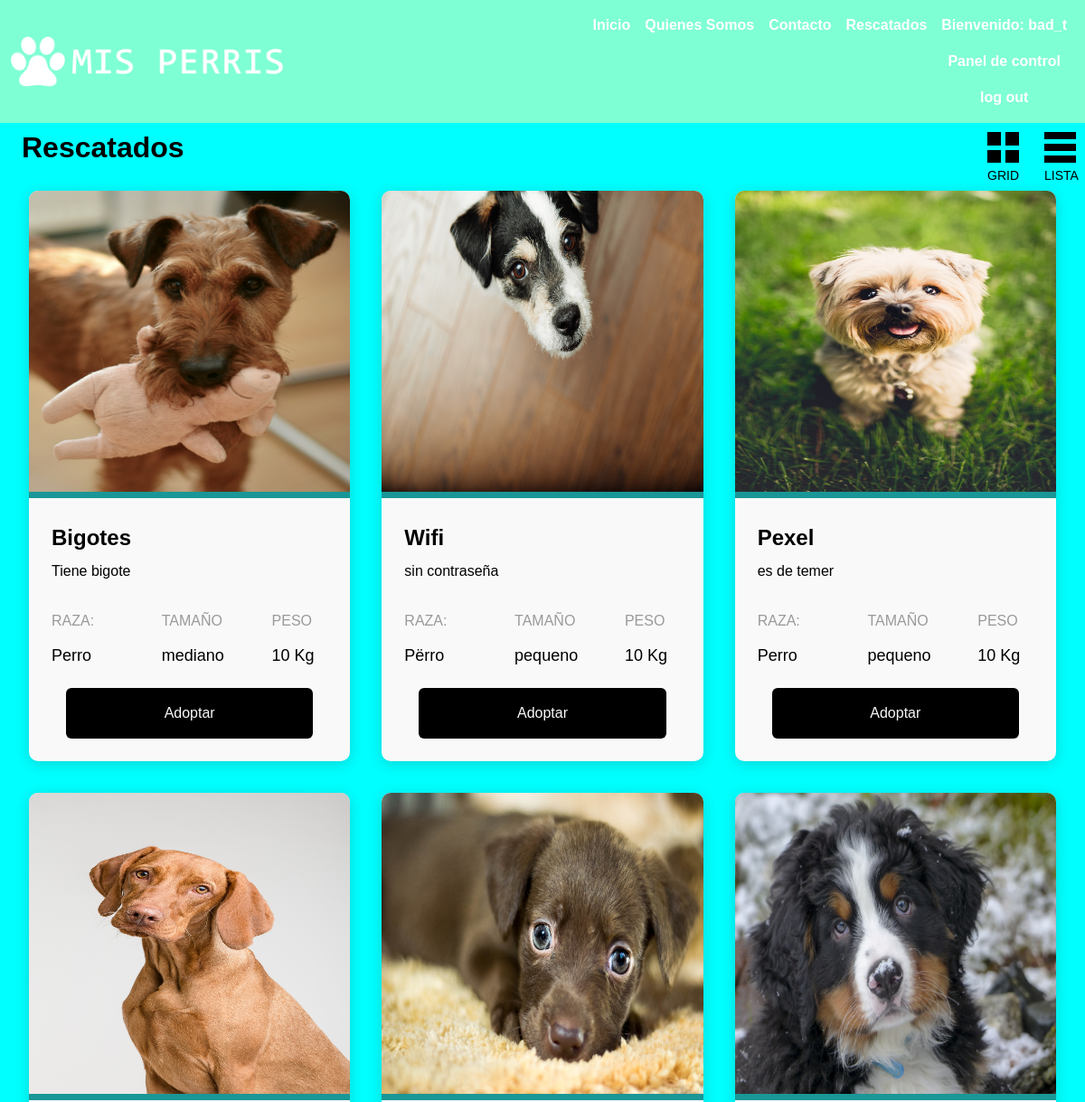
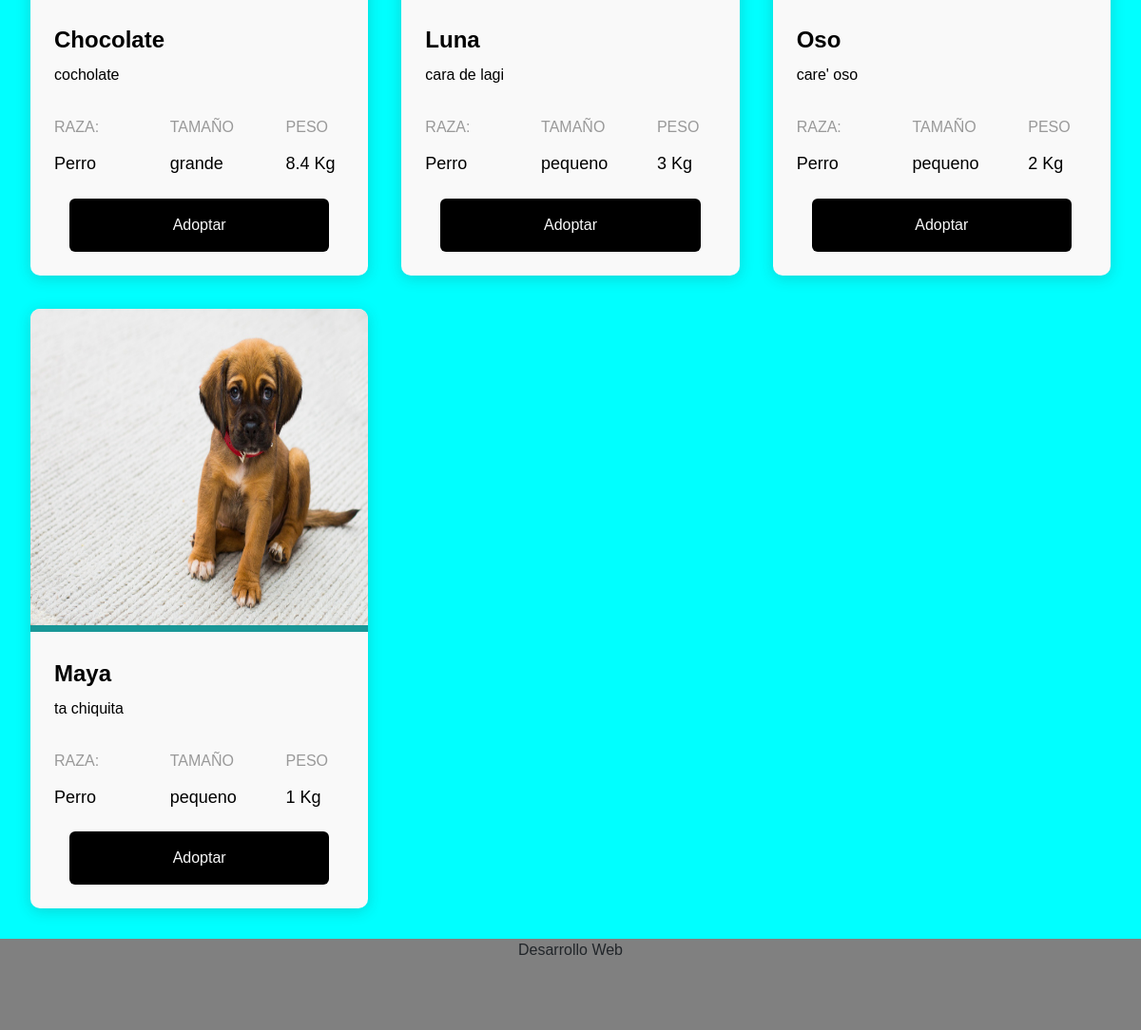
/rescatados/ (signed in), run on the app's committed database (2 pictures, top to bottom).
### misPerris/models.py (models this page shows, shortened)
class CustomUser(AbstractUser):
    email = models.EmailField(unique=True)
    first_name = models.CharField(max_length=30)
    last_name = models.CharField(max_length=30)
    region = models.ForeignKey(Region, on_delete=models.SET_NULL, null=True, blank=True)
    city = models.ForeignKey(Ciudad, on_delete=models.SET_NULL, null=True, blank=True)
    USERNAME_FIELD = 'username'
    REQUIRED_FIELDS = ['email', 'first_name', 'last_name', 'region', 'city']

class Animal(models.Model):
    ESTADO_CHOICES = (
        ('rescatado', 'Rescatado'),
        ('disponible', 'Disponible'),
        ('adoptado', 'Adoptado'),
    )
    SIZE_CHOICES = (
        ('pequeno', 'Pequeño'),
        ('mediano', 'Mediano'),
        ('grande', 'Grande')
    )
    id = models.AutoField(primary_key=True)
    nombre = models.CharField(max_length=100)
    imagen = models.ImageField(upload_to='animal_images')
    raza = models.CharField(max_length=100)
    size = models.CharField(max_length=50, choices=SIZE_CHOICES)
    peso = models.CharField(max_length=10)
    descripcion = models.TextField()
    estado = models.CharField(max_length=20, choices=ESTADO_CHOICES)

### misPerris/views.py (the view)
# urls.py: path("rescatados/", views.rescatados_view, name="rescatados"),
def rescatados_view(request):
    animales = Animal.objects.filter(estado='disponible')
    context = {'animales': animales}
    return render(request, 'animal-list.html', context)

### misPerris/templates/animal-list.html (shortened to what this page needs)
{% extends 'base.html' %}
{% block content %}
{% load static %}
<link rel="stylesheet" href="{% static 'css/animales.css' %}">
<main>
    <section class="results-header">
        <h2 class="mx-4 mt-2">Rescatados</h2>
        <div class="results-header__option">
            <div class="option__button option--grid selected"><span></span><span></span><span></span><span></span><span>Grid</span></div>
            <div class="option__button option--list"><span></span><span></span><span></span><span>Lista</span></div>
        </div>
    </section>
    <section class="results-section results--grid">
        {% for animal in animales %}
        <div class="profile">
            <div class="profile__image"><img src="{{animal.imagen.url}}" alt="{{animal.nombre}}"/></div>
            <div class="profile__info">
              <h3>{{animal.nombre}}</h3>
              <p class="profile__info__extra">{{animal.descripcion}}</p>
            </div>
            <div class="profile__stats">
              <p class="profile__stats__title">Raza: </p>
              <h5 class="profile__stats__info">{{animal.raza}}</h5>
            </div>
            <div class="profile__stats">
              <p class="profile__stats__title">Tamaño</p>
              <h5>{{animal.size}}</h5>
            </div>
            <div class="profile__stats">
              <p class="profile__stats__title">Peso</p>
              <h5 class="profile__stats__info">{{animal.peso}} Kg</h5>
            </div>
            <div class="profile__cta">
                <a class="button btn btn-secondary {% if user.is_authenticated %} adopt {% else %} adoptButton {% endif %} "
                    role="button"
                    data-animal-id="{{ animal.id }}"
                    data-animal-nombre="{{ animal.nombre }}"
                    data-animal-descripcion="{{animal.descripcion}}"
                    data-animal-imagen="{{animal.imagen}}"
                    data-animal-raza="{{animal.raza}}"
                    data-animal-estado="{{animal.estado}}"
                    data-animal-peso="{{animal.peso}}"
                    data-animal-size="{{animal.size}}"
                >
                Adoptar
                </a>
            </div>
          </div>
        {% endfor %}
    </section>
</main>
{% endblock %}

### misPerris/templates/base.html (shortened to what this page needs)
{% load static %}
{% load widget_tweaks %}
<!doctype html>
<html lang="en">
<head>
  <link href="https://cdn.jsdelivr.net/npm/bootstrap@5.2.1/dist/css/bootstrap.min.css" rel="stylesheet"
>
  <link rel="stylesheet" href="https://maxcdn.bootstrapcdn.com/font-awesome/4.7.0/css/font-awesome.min.css">
  <link type="text/css" rel="stylesheet" href="{% static 'css/style.css' %}">
</head>
<body>
    <header>
      <nav class="navbar nav navbar-expand-lg bg-body-tertiary">
          <div class="container-fluid">
            <a class="navbar-brand" href="/"> <img src="{% static 'img/logo.png' %}"/></a>
            <div class="collapse navbar-collapse collapse navbar-collapse justify-content-end" id="navbarNavAltMarkup">
              <div class="navbar-nav">
                  <a class="nav-link" href="/">Inicio</a>
                  <a class="nav-link" href="/about-us">Quienes Somos</a>
                  <a class="nav-link" href="/contact">Contacto</a>
                  <a class="nav-link" href="/rescatados">Rescatados</a>
                  {% if request.user.is_authenticated %}
                  <div>
                    <a class="nav-link link" >Bienvenido: {{ user.username }}</a>
                    {% if request.user.is_superuser %}
                        <a class="nav-link link" href="/panel">Panel de control</a>
                    {% endif %}
                    <a class="nav-link link" href="/logout">log out</a>
                  </div>
                  {% else %}
                  <a class="nav-link" href="/login">Login</a>
                  {% endif %}
              </div>
            </div>
          </div>
        </nav>
    </header>
    <main>
        {% block content %}
        {% endblock %}
    </main>
    <footer>
      Desarrollo Web
    </footer>
    <link rel='stylesheet' href='https://cdnjs.cloudflare.com/ajax/libs/simple-line-icons/2.4.1/css/simple-line-icons.min.css'>
  </body>
</html>

### misPerris/assets/css/style.css (style rules this page uses)
.nav { background-color: aquamarine; color: #fff; }
.nav img { width: 100%; height: 2.8em; }
.nav a { color: #fff; font-weight: 900; }
main { background-color: aqua; }
footer { height: 6em; background-color: gray; }

### misPerris/assets/css/animales.css (style rules this page uses)
:root { --canvasColor: aqua; --foregroundColor: black; --backgroundColor: #f9f9f9; --secondaryColor: rgb(25, 151, 151); --primaryColor: black; --primaryShade4: gray; --primaryShade5: gray; }
body { background: var(--canvasColor); font-family: "Poppins", sans-serif; font-weight: 300; line-height: 1.5; font-size: 16px; text-align: center; transition: all 0.3s ease; }
* { box-sizing: border-box; }
main { --neutralShade0: #f8f8f8; --neutralShade1: #f2f2f2; --neutralShade2: #e8e9e9; --neutralShade3: #d1d3d4; --neutralShade4: #babdbf; --neutralShade5: #808488; --neutralShade6: #666a6d; --neutralShade7: #4d5052; --neutralShade8: #212122; --grayColor: #999; --lightGrayColor: #ddd; --borderRadius: 6px; --boxShadow: 0 2px 5px rgba(#333, 0.2); }
main { max-width: 1500px; color: var(--foregroundColor); text-align: left; }
main section { position: relative; }
h2 { font: 700 32px/1.2 "Poppins", sans-serif; margin-bottom: 10px; }
h3 { font: 700 24px/1.2 "Poppins", sans-serif; margin-bottom: 10px; }
h5 { font: 500 18px/1.2 "Poppins", sans-serif; margin-bottom: 10px; }
a.button, input.button, button { outline: none; width: 100%; text-align: center; display: inline-block; border: none; font: 500 16px/1 "Poppins", sans-serif; padding: 20px; cursor: pointer; border-radius: var(--borderRadius); background: var(--primaryColor); color: var(--backgroundColor); position: relative; top: 0; transition: 0.2s ease; }
.results-header { grid-column: span 2; display: grid; grid-template-columns: 1fr max-content; }
.results-header__option { display: grid; grid-gap: 8px; grid-template-columns: repeat(2, 1fr); cursor: pointer; }
.results-header .option__button { display: grid; grid-gap: 5px; width: 55px; height: 75px; border-radius: var(--borderRadius); padding: 10px; overflow: hidden; transition: 0.2s ease; }
.results-header .option__button > span { background: var(--foregroundColor); transition: 0.2s ease; }
.results-header .option__button > span:last-child { background: none !important; text-align: center; text-transform: uppercase; font: 500 14px/1 "Poppins", sans-serif; display: block; margin-top: 2px; }
.results-header .option__button.selected > span { color: var(--primaryColor); background: var(--primaryColor); }
.results-header .option--grid { grid: repeat(2, 1fr) min-content/repeat(2, 1fr); }
.results-header .option--grid span:last-child { grid-column: span 2; }
.results-header .option--list { grid: repeat(3, 1fr) min-content/100%; }
.results-section { display: grid; grid-gap: 35px; margin-bottom: 2em; }
.results--grid { grid-template-columns: repeat(auto-fill, minmax(320px, 1fr)); }
.profile { position: relative; background: var(--backgroundColor); color: var(--foregroundColor); box-shadow: 0 3px 15px rgba(51, 51, 51, 0.2); border-radius: 10px; overflow: hidden; transition: 0.2s ease; display: grid; grid: 200px repeat(5, auto)/100%; }
.profile__image img { width: 100%; height: 100%; object-fit: fill; border-bottom: 7px solid var(--secondaryColor); }
.profile__info { padding: 20px 25px 0; }
.profile__stats { padding: 5px 25px; }
.profile__stats__title { color: var(--grayColor); text-transform: uppercase; font-size: 16px; }
.profile__cta { padding: 0 25px 25px; display: flex; align-items: center; justify-content: center; }
.profile__cta a { margin-inline: 1em; }
@media (min-width: 500px) { .results-section.results--grid .profile { width: 100%; margin: auto; overflow: hidden; grid: 340px auto auto/repeat(3, minmax(80px, 1fr)); grid-gap: 10px; } }
@media (min-width: 500px) { .results-section.results--grid .profile__image { grid-column: span 3; } }
@media (min-width: 500px) { .results-section.results--grid .profile__info { grid-column: span 3; } }
@media (min-width: 500px) { .results-section.results--grid .profile__stats { padding: 5px 25px; } }
@media (min-width: 500px) { .results-section.results--grid .profile__cta { grid-column: span 3; } }
@media (min-width: 992px) { .results-section { margin-left: 2em; margin-right: 2em; } }
.profile__cta .button { width: 90% !important; }

### misPerris/templates/base.html (style rules this page uses)
body { display: flex; flex-direction: column; min-height: 100vh; padding-right: 0px !important; }
main { flex: 1; }
footer { margin-top: auto; }

### data on the page
CustomUser: username "bad_t"
Animal: imagen (picture), nombre "Bigotes", descripcion "Tiene bigote", raza "Perro", size "mediano", peso "10"
Animal: imagen (picture), nombre "Wifi", descripcion "sin contraseña", raza "Përro", size "pequeno", peso "10"
Animal: imagen (picture), nombre "Pexel", descripcion "es de temer", raza "Perro", size "pequeno", peso "10"
Animal: imagen (picture), nombre "Chocolate", descripcion "cocholate", raza "Perro", size "grande", peso "8.4"
Animal: imagen (picture), nombre "Luna", descripcion "cara de lagi", raza "Perro", size "pequeno", peso "3"
Animal: imagen (picture), nombre "Oso", descripcion "care' oso", raza "Perro", size "pequeno", peso "2"
Animal: imagen (picture), nombre "Maya", descripcion "ta chiquita", raza "Perro", size "pequeno", peso "1"
